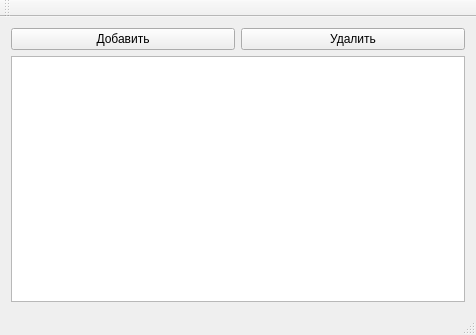
<?xml version="1.0" encoding="UTF-8"?>
<ui version="4.0">
 <class>MainWindow</class>
 <widget class="QMainWindow" name="MainWindow">
  <property name="geometry">
   <rect>
    <x>0</x>
    <y>0</y>
    <width>476</width>
    <height>335</height>
   </rect>
  </property>
  <property name="windowTitle">
   <string>MainWindow</string>
  </property>
  <widget class="QWidget" name="centralWidget">
   <layout class="QGridLayout" name="gridLayout">
    <item row="5" column="0" colspan="2">
     <widget class="QTableView" name="deviceTableView"/>
    </item>
    <item row="0" column="0" rowspan="5" colspan="2">
     <layout class="QHBoxLayout" name="horizontalLayout">
      <item>
       <widget class="QPushButton" name="addDeviceButton">
        <property name="text">
         <string>Добавить</string>
        </property>
       </widget>
      </item>
      <item>
       <widget class="QPushButton" name="DeleteDeviceButton">
        <property name="text">
         <string>Удалить</string>
        </property>
       </widget>
      </item>
     </layout>
    </item>
   </layout>
  </widget>
  <widget class="QMenuBar" name="menuBar">
   <property name="geometry">
    <rect>
     <x>0</x>
     <y>0</y>
     <width>476</width>
     <height>26</height>
    </rect>
   </property>
  </widget>
  <widget class="QToolBar" name="mainToolBar">
   <attribute name="toolBarArea">
    <enum>TopToolBarArea</enum>
   </attribute>
   <attribute name="toolBarBreak">
    <bool>false</bool>
   </attribute>
  </widget>
  <widget class="QStatusBar" name="statusBar"/>
 </widget>
 <layoutdefault spacing="6" margin="11"/>
 <resources/>
 <connections/>
</ui>
